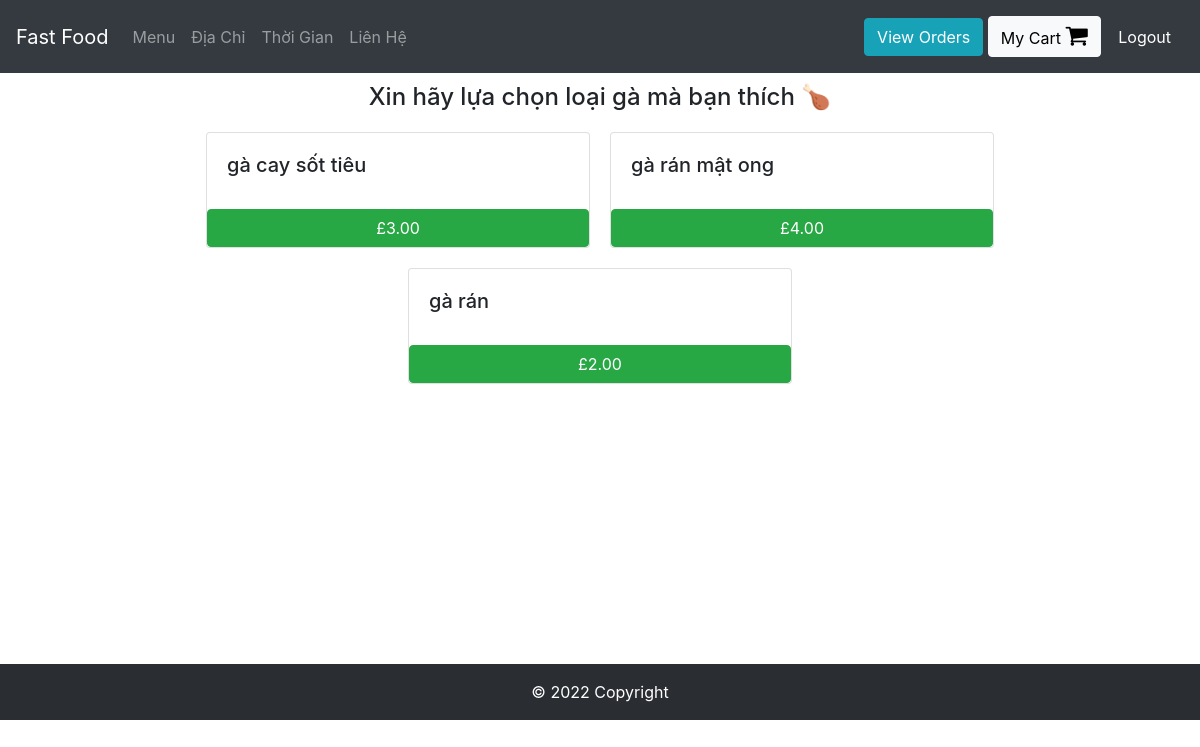
The app's page /Chicken (signed in) with its own data.
### orders/models.py (models this page shows, shortened)
class Chicken(models.Model):
    dish_name = models.CharField(max_length=200)
    price = models.DecimalField(max_digits=6, decimal_places=2)

### orders/views.py (the view)
# urls.py: path("Chicken", views.chicken, name="chicken"),
def chicken(request):
    if request.user.is_authenticated:
        return render(request, "orders/chicken.html", context = {"dishes":Chicken.objects.all})
    else:
        return redirect("orders:login")

### orders/templates/orders/chicken.html
{% extends 'orders/header.html' %}
{% block content %}
    <div class="container">
      <h4 style="margin:10px; text-align:center;"> Xin hãy lựa chọn loại gà mà bạn thích &#x1F357</h4>
      <div class="row justify-content-center">
        {% for dish in dishes %}
            <div class="card" id="regular_pizza_card" style="width: 24rem; margin:10px;">
              <div class="card-body">
                <h5 class="card-title" >{{dish.dish_name}}</h5>
              </div>
              <button class="btn btn-success" onclick="add_to_cart({item_description:'{{dish.dish_name}}' , price:{{dish.price}} })">£{{dish.price}}</button>
            </div>
        {% endfor %}
      </div>
    </div>
{% endblock %}

### records on screen
Chicken: dish_name "gà cay sốt tiêu", price "3.00"
Chicken: dish_name "gà rán mật ong", price "4.00"
Chicken: dish_name "gà rán", price "2.00"
